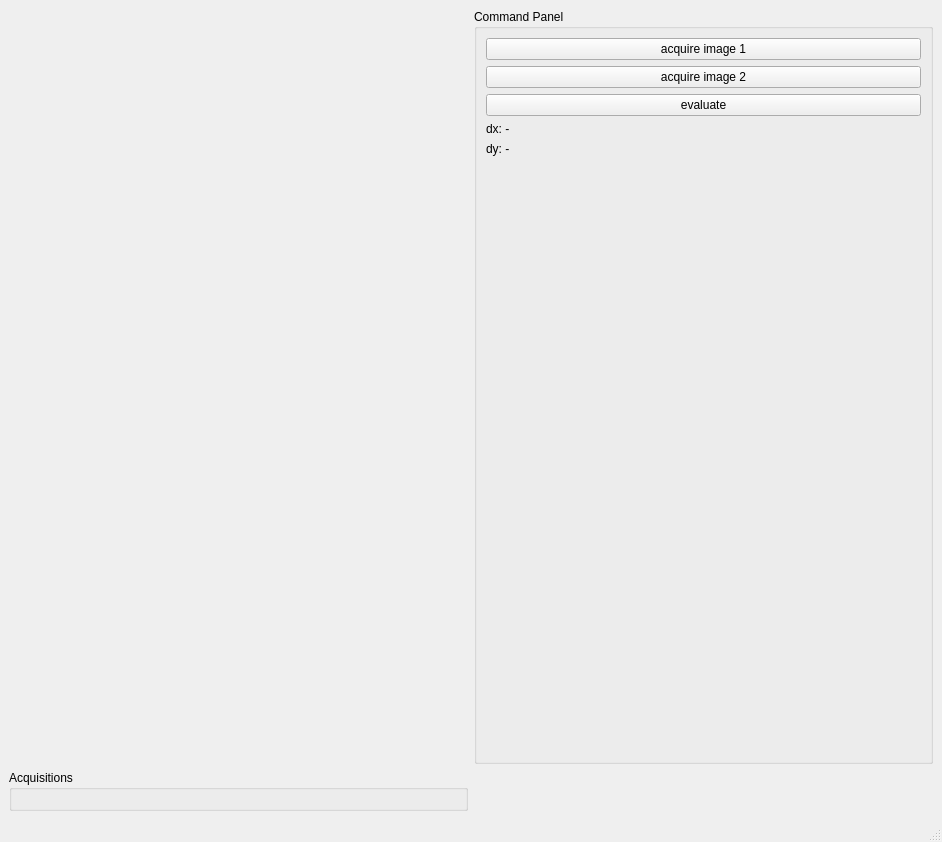
<?xml version="1.0" encoding="UTF-8"?>
<ui version="4.0">
 <class>MainWindow</class>
 <widget class="QMainWindow" name="MainWindow">
  <property name="geometry">
   <rect>
    <x>0</x>
    <y>0</y>
    <width>942</width>
    <height>842</height>
   </rect>
  </property>
  <property name="windowTitle">
   <string>MainWindow</string>
  </property>
  <widget class="QWidget" name="centralwidget">
   <layout class="QGridLayout" name="gridLayout">
    <item row="0" column="1">
     <widget class="QGroupBox" name="groupBox_2">
      <property name="title">
       <string>Command Panel</string>
      </property>
      <layout class="QVBoxLayout" name="verticalLayout">
       <item>
        <widget class="QPushButton" name="btnAcquire1">
         <property name="text">
          <string>acquire image 1</string>
         </property>
        </widget>
       </item>
       <item>
        <widget class="QPushButton" name="btnAcquire2">
         <property name="text">
          <string>acquire image 2</string>
         </property>
        </widget>
       </item>
       <item>
        <widget class="QPushButton" name="btnEval">
         <property name="text">
          <string>evaluate</string>
         </property>
        </widget>
       </item>
       <item>
        <widget class="QLabel" name="lbl_dx">
         <property name="text">
          <string>dx: -</string>
         </property>
        </widget>
       </item>
       <item>
        <widget class="QLabel" name="lbl_dy">
         <property name="text">
          <string>dy: -</string>
         </property>
        </widget>
       </item>
       <item>
        <spacer name="verticalSpacer">
         <property name="orientation">
          <enum>Qt::Vertical</enum>
         </property>
         <property name="sizeHint" stdset="0">
          <size>
           <width>20</width>
           <height>178</height>
          </size>
         </property>
        </spacer>
       </item>
      </layout>
     </widget>
    </item>
    <item row="1" column="0">
     <widget class="QGroupBox" name="groupBox">
      <property name="title">
       <string>Acquisitions</string>
      </property>
      <layout class="QHBoxLayout" name="horizontalLayout">
       <item>
        <widget class="Itom2dQwtPlot" name="plot1">
         <property name="toolbarVisible">
          <bool>true</bool>
         </property>
         <property name="xAxisVisible" stdset="0">
          <bool>true</bool>
         </property>
         <property name="yAxisVisible" stdset="0">
          <bool>true</bool>
         </property>
         <property name="yAxisFlipped" stdset="0">
          <bool>true</bool>
         </property>
        </widget>
       </item>
       <item>
        <widget class="Itom2dQwtPlot" name="plot2">
         <property name="toolbarVisible">
          <bool>true</bool>
         </property>
         <property name="xAxisVisible" stdset="0">
          <bool>true</bool>
         </property>
         <property name="yAxisVisible" stdset="0">
          <bool>true</bool>
         </property>
         <property name="yAxisFlipped" stdset="0">
          <bool>true</bool>
         </property>
        </widget>
       </item>
      </layout>
     </widget>
    </item>
    <item row="0" column="0">
     <widget class="GraphicViewPlot" name="plotLive"/>
    </item>
   </layout>
  </widget>
  <widget class="QMenuBar" name="menubar">
   <property name="geometry">
    <rect>
     <x>0</x>
     <y>0</y>
     <width>942</width>
     <height>21</height>
    </rect>
   </property>
  </widget>
  <widget class="QStatusBar" name="statusbar"/>
 </widget>
 <customwidgets>
  <customwidget>
   <class>Itom2dQwtPlot</class>
   <extends>QMainWindow</extends>
   <header>itom2dqwtplot.h</header>
  </customwidget>
  <customwidget>
   <class>GraphicViewPlot</class>
   <extends>QMainWindow</extends>
   <header>graphicViewPlot.h</header>
  </customwidget>
 </customwidgets>
 <resources/>
 <connections/>
</ui>
